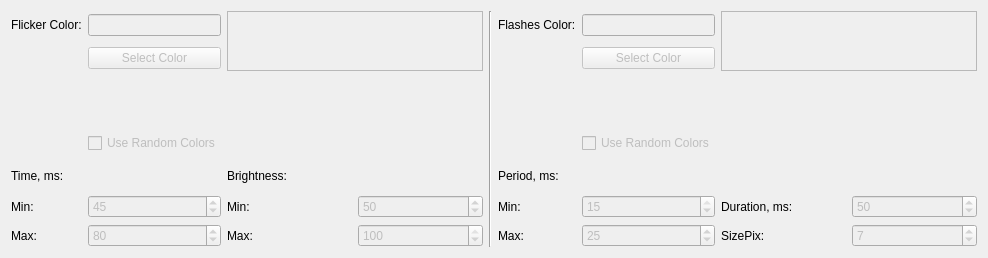
          <widget class="QWidget" name="TabLockup">
           <attribute name="title">
            <string>Lockup</string>
           </attribute>
           <layout class="QGridLayout" name="gridLayout_23">
            <item row="4" column="0">
             <widget class="QLabel" name="LblLockupTime">
              <property name="text">
               <string>Time, ms:</string>
              </property>
             </widget>
            </item>
            <item row="6" column="3">
             <widget class="QLabel" name="LblLockupBrightnessMin">
              <property name="text">
               <string>Min:</string>
              </property>
             </widget>
            </item>
            <item row="0" column="0">
             <widget class="QLabel" name="LblLockupFlicker">
              <property name="text">
               <string>Flicker Color:</string>
              </property>
             </widget>
            </item>
            <item row="7" column="3">
             <widget class="QLabel" name="LblLockcupBrightnessMax">
              <property name="text">
               <string>Max:</string>
              </property>
             </widget>
            </item>
            <item row="7" column="0">
             <widget class="QLabel" name="LblLockupTimeMax">
              <property name="text">
               <string>Max:</string>
              </property>
             </widget>
            </item>
            <item row="0" column="5" rowspan="8">
             <widget class="Line" name="line">
              <property name="orientation">
               <enum>Qt::Vertical</enum>
              </property>
             </widget>
            </item>
            <item row="6" column="4">
             <widget class="QSpinBox" name="SpinLockupBrightnessMin">
              <property name="enabled">
               <bool>false</bool>
              </property>
              <property name="maximum">
               <number>100</number>
              </property>
              <property name="value">
               <number>50</number>
              </property>
             </widget>
            </item>
            <item row="4" column="3">
             <widget class="QLabel" name="LblLockupBrightness">
              <property name="text">
               <string>Brightness:</string>
              </property>
             </widget>
            </item>
            <item row="1" column="1">
             <widget class="QPushButton" name="BtnLockupFlickerColor">
              <property name="enabled">
               <bool>false</bool>
              </property>
              <property name="text">
               <string>Select Color</string>
              </property>
              <property name="autoDefault">
               <bool>true</bool>
              </property>
             </widget>
            </item>
            <item row="7" column="9">
             <widget class="QLabel" name="LblLockupSizepix">
              <property name="text">
               <string>SizePix:</string>
              </property>
             </widget>
            </item>
            <item row="7" column="1">
             <widget class="QSpinBox" name="SpinLockupTimeMax">
              <property name="enabled">
               <bool>false</bool>
              </property>
              <property name="minimum">
               <number>45</number>
              </property>
              <property name="maximum">
               <number>9999</number>
              </property>
              <property name="value">
               <number>80</number>
              </property>
             </widget>
            </item>
            <item row="0" column="1">
             <widget class="QLineEdit" name="TxtLockupFlickerColor">
              <property name="enabled">
               <bool>false</bool>
              </property>
              <property name="inputMask">
               <string/>
              </property>
              <property name="text">
               <string/>
              </property>
              <property name="alignment">
               <set>Qt::AlignRight|Qt::AlignTrailing|Qt::AlignVCenter</set>
              </property>
             </widget>
            </item>
            <item row="6" column="0">
             <widget class="QLabel" name="LblLockupTimeMin">
              <property name="text">
               <string>Min:</string>
              </property>
             </widget>
            </item>
            <item row="7" column="7">
             <widget class="QSpinBox" name="SpinLockupPeriodMax">
              <property name="enabled">
               <bool>false</bool>
              </property>
              <property name="minimum">
               <number>15</number>
              </property>
              <property name="maximum">
               <number>9999</number>
              </property>
              <property name="singleStep">
               <number>5</number>
              </property>
              <property name="value">
               <number>25</number>
              </property>
             </widget>
            </item>
            <item row="6" column="7">
             <widget class="QSpinBox" name="SpinLockupPeriodMin">
              <property name="enabled">
               <bool>false</bool>
              </property>
              <property name="minimum">
               <number>1</number>
              </property>
              <property name="maximum">
               <number>15</number>
              </property>
              <property name="singleStep">
               <number>1</number>
              </property>
              <property name="value">
               <number>15</number>
              </property>
             </widget>
            </item>
            <item row="7" column="6">
             <widget class="QLabel" name="LblLockupPeriodMax">
              <property name="text">
               <string>Max:</string>
              </property>
             </widget>
            </item>
            <item row="3" column="0">
             <spacer name="verticalSpacer_8">
              <property name="orientation">
               <enum>Qt::Vertical</enum>
              </property>
              <property name="sizeHint" stdset="0">
               <size>
                <width>20</width>
                <height>40</height>
               </size>
              </property>
             </spacer>
            </item>
            <item row="7" column="10">
             <widget class="QSpinBox" name="SpinLockupSizepix">
              <property name="enabled">
               <bool>false</bool>
              </property>
              <property name="minimum">
               <number>1</number>
              </property>
              <property name="maximum">
               <number>300</number>
              </property>
              <property name="singleStep">
               <number>1</number>
              </property>
              <property name="value">
               <number>7</number>
              </property>
             </widget>
            </item>
            <item row="4" column="6">
             <widget class="QLabel" name="LblLockupPeriod">
              <property name="text">
               <string>Period, ms:</string>
              </property>
             </widget>
            </item>
            <item row="0" column="6">
             <widget class="QLabel" name="LblLockupFlashes">
              <property name="text">
               <string>Flashes Color:</string>
              </property>
             </widget>
            </item>
            <item row="6" column="10">
             <widget class="QSpinBox" name="SpinLockupDuration">
              <property name="enabled">
               <bool>false</bool>
              </property>
              <property name="minimum">
               <number>1</number>
              </property>
              <property name="maximum">
               <number>9999</number>
              </property>
              <property name="singleStep">
               <number>10</number>
              </property>
              <property name="value">
               <number>50</number>
              </property>
             </widget>
            </item>
            <item row="6" column="6">
             <widget class="QLabel" name="LblLockupPeriodMin">
              <property name="text">
               <string>Min:</string>
              </property>
             </widget>
            </item>
            <item row="6" column="1">
             <widget class="QSpinBox" name="SpinLockupTimeMin">
              <property name="enabled">
               <bool>false</bool>
              </property>
              <property name="minimum">
               <number>1</number>
              </property>
              <property name="maximum">
               <number>80</number>
              </property>
              <property name="value">
               <number>45</number>
              </property>
             </widget>
            </item>
            <item row="0" column="9" rowspan="2" colspan="2">
             <widget class="QTextBrowser" name="LockupFlashesColor">
              <property name="enabled">
               <bool>false</bool>
              </property>
              <property name="maximumSize">
               <size>
                <width>16777215</width>
                <height>60</height>
               </size>
              </property>
             </widget>
            </item>
            <item row="0" column="7">
             <widget class="QLineEdit" name="TxtLockupFlashesColor">
              <property name="enabled">
               <bool>false</bool>
              </property>
              <property name="text">
               <string/>
              </property>
              <property name="alignment">
               <set>Qt::AlignRight|Qt::AlignTrailing|Qt::AlignVCenter</set>
              </property>
             </widget>
            </item>
            <item row="1" column="7">
             <widget class="QPushButton" name="BtnLockupFlashesColor">
              <property name="enabled">
               <bool>false</bool>
              </property>
              <property name="text">
               <string>Select Color</string>
              </property>
              <property name="autoDefault">
               <bool>true</bool>
              </property>
             </widget>
            </item>
            <item row="7" column="4">
             <widget class="QSpinBox" name="SpinLockupBrightnessMax">
              <property name="enabled">
               <bool>false</bool>
              </property>
              <property name="minimum">
               <number>50</number>
              </property>
              <property name="maximum">
               <number>100</number>
              </property>
              <property name="value">
               <number>100</number>
              </property>
             </widget>
            </item>
            <item row="0" column="3" rowspan="2" colspan="2">
             <widget class="QTextBrowser" name="LockupFlickerColor">
              <property name="enabled">
               <bool>false</bool>
              </property>
              <property name="maximumSize">
               <size>
                <width>16777215</width>
                <height>60</height>
               </size>
              </property>
             </widget>
            </item>
            <item row="6" column="9">
             <widget class="QLabel" name="LblLockupDuration">
              <property name="text">
               <string>Duration, ms:</string>
              </property>
             </widget>
            </item>
            <item row="3" column="1">
             <widget class="QCheckBox" name="CBFlickerRandom">
              <property name="enabled">
               <bool>false</bool>
              </property>
              <property name="text">
               <string>Use Random Colors</string>
              </property>
             </widget>
            </item>
            <item row="2" column="1">
             <spacer name="verticalSpacer_4">
              <property name="orientation">
               <enum>Qt::Vertical</enum>
              </property>
              <property name="sizeHint" stdset="0">
               <size>
                <width>20</width>
                <height>40</height>
               </size>
              </property>
             </spacer>
            </item>
            <item row="3" column="7">
             <widget class="QCheckBox" name="CBFlashesRandom">
              <property name="enabled">
               <bool>false</bool>
              </property>
              <property name="text">
               <string>Use Random Colors</string>
              </property>
             </widget>
            </item>
           </layout>
          </widget>
